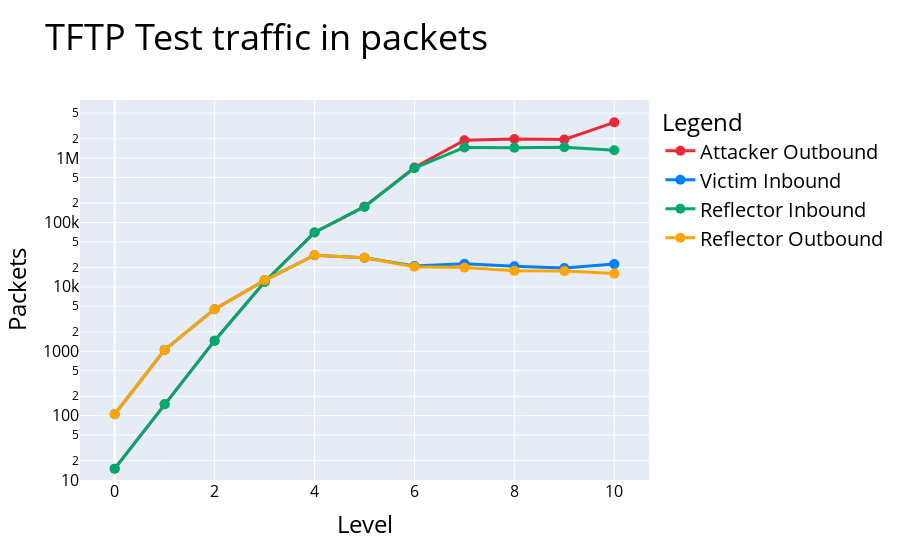

Source (notebook cell):
### Markdown cell above
### Plotting

### Code cell
PlotLevelAttackData(attackerStats,victimStats,reflectorStats,Protocol,BytesOrPackets,Tool)

### Figure 1 — Plotly figure (JSON) as saved in the notebook; plotly's stock layout.template omitted (floating-point values rounded to 4 significant figures)
{"data": [{"hovertemplate": "variable=Attacker Outbound<br>Level=%{x}<br>value=%{y}<extra></extra>", "legendgroup": "Attacker Outbound", "line": {"color": "#ED2939", "dash": "solid", "width": 3}, "marker": {"size": 10, "symbol": "circle"}, "mode": "lines+markers", "name": "Attacker Outbound", "orientation": "v", "showlegend": true, "type": "scatter", "x": [0, 1, 2, 3, 4, 5, 6, 7, 8, 9, 10], "xaxis": "x", "y": [15, 150, 1460, 11930, 70016, 176179, 714788, 1898708, 1976790, 1953139, 3594022], "yaxis": "y"}, {"hovertemplate": "variable=Victim Inbound<br>Level=%{x}<br>value=%{y}<extra></extra>", "legendgroup": "Victim Inbound", "line": {"color": "#007FFF", "dash": "solid", "width": 3}, "marker": {"size": 10, "symbol": "circle"}, "mode": "lines+markers", "name": "Victim Inbound", "orientation": "v", "showlegend": true, "type": "scatter", "x": [0, 1, 2, 3, 4, 5, 6, 7, 8, 9, 10], "xaxis": "x", "y": [105, 1050, 4506, 12625, 31026, 28237, 21073, 22818, 20857, 19605, 22596], "yaxis": "y"}, {"hovertemplate": "variable=Reflector Inbound<br>Level=%{x}<br>value=%{y}<extra></extra>", "legendgroup": "Reflector Inbound", "line": {"color": "#00A86B", "dash": "solid", "width": 3}, "marker": {"size": 10, "symbol": "circle"}, "mode": "lines+markers", "name": "Reflector Inbound", "orientation": "v", "showlegend": true, "type": "scatter", "x": [0, 1, 2, 3, 4, 5, 6, 7, 8, 9, 10], "xaxis": "x", "y": [15, 150, 1460, 11931, 70017, 176179, 698768, 1463697, 1448433, 1472729, 1326341], "yaxis": "y"}, {"hovertemplate": "variable=Reflector Outbound<br>Level=%{x}<br>value=%{y}<extra></extra>", "legendgroup": "Reflector Outbound", "line": {"color": "orange", "dash": "solid", "width": 3}, "marker": {"size": 10, "symbol": "circle"}, "mode": "lines+markers", "name": "Reflector Outbound", "orientation": "v", "showlegend": true, "type": "scatter", "x": [0, 1, 2, 3, 4, 5, 6, 7, 8, 9, 10], "xaxis": "x", "y": [105, 1050, 4506, 12625, 31026, 28237, 20553, 19923, 17740, 17573, 16077], "yaxis": "y"}], "layout": {"legend": {"font": {"color": "black", "size": 20}, "title": {"font": {"color": "black", "size": 24}, "text": "Legend"}, "tracegroupgap": 0}, "title": {"font": {"color": "black", "size": 36}, "text": "TFTP Test traffic in packets"}, "xaxis": {"anchor": "y", "domain": [0, 1], "tickfont": {"color": "black", "size": 16}, "title": {"font": {"color": "black", "size": 24}, "text": "Level"}}, "yaxis": {"anchor": "x", "domain": [0, 1], "range": [1, 6.903], "tickfont": {"color": "black", "size": 16}, "title": {"font": {"color": "black", "size": 24}, "text": "Packets"}, "type": "log"}}}
